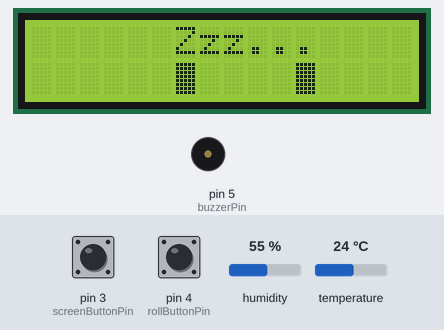
A sketch run on a simulated Arduino Uno, built with avr-gcc and run on an emulated ATmega328P. Shown: 16×2 character LCD, buzzer (waves = sounding). The test bench sets the inputs (shaded band); at power-on: pin 3 (screenButtonPin) HIGH, pin 4 (rollButtonPin) HIGH, humidity 55 %, temperature 24 °C. The local clock reads 2024-03-15 10:24:30 at power-on unless the sketch sets it; random numbers use the default seed unless the sketch sets one.

Above: at 4.2 s.
4.3 s: pin 3 (screenButtonPin) pulled LOW for 0.15 s
At 4.9 s:
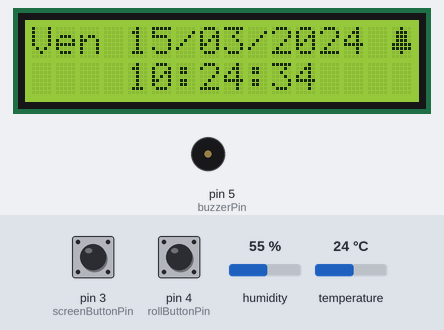
7.4 s: pin 4 (rollButtonPin) pulled LOW for 3.2 s
At 9.8 s:
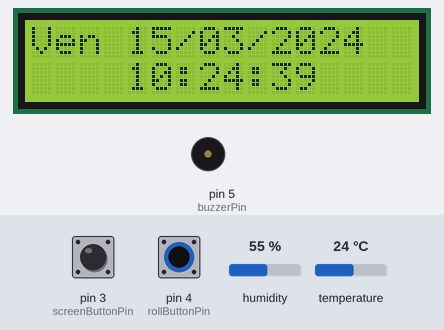
12.9 s: pin 3 (screenButtonPin) pulled LOW for 1 s
At 13.5 s:
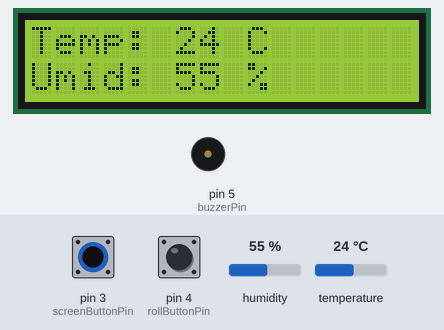
15.4 s: pin 3 (screenButtonPin) pulled LOW for 0.15 s
At 16.6 s:
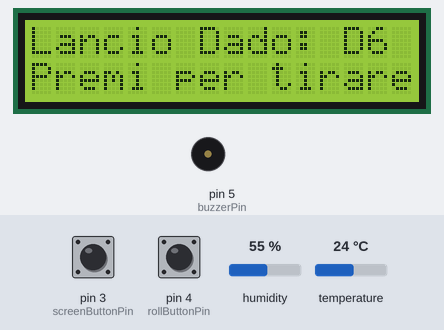
17.0 s: pin 4 (rollButtonPin) pulled LOW for 0.15 s
At 18.6 s:
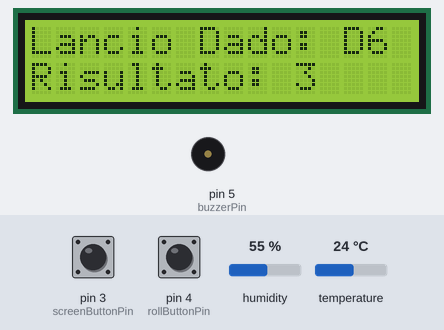
19.2 s: pin 4 (rollButtonPin) pulled LOW for 1 s
At 20.6 s:
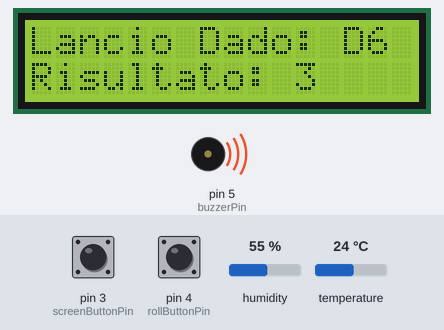
Timing chart, 0 to 22.3 s (numbered marks = the images above; inputs shaded):
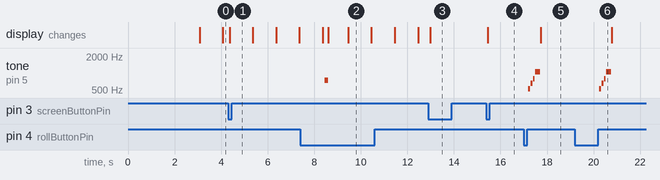

Measured:
- after the input at 7.4 s, tone on pin 5 (buzzerPin): silent → 750 Hz after 1.1 s, → silent 0.15 s later
- after the input at 15.4 s, the display: changes after 0.06 s (image 4)
- after the input at 17.0 s, tone on pin 5 (buzzerPin): plays 523 Hz for 0.08 s, 659 Hz for 0.08 s, 784 Hz for 0.08 s, 1047 Hz for 0.20 s, starting after 0.20 s; the display: changes after 0.73 s (image 5)
- after the input at 19.2 s, tone on pin 5 (buzzerPin): plays 523 Hz for 0.08 s, 659 Hz for 0.08 s, 784 Hz for 0.08 s, 1047 Hz for 0.20 s, starting after 1.1 s
- what the display in image 2 shows lasts 1.0 s, from 9.5 s to 10.5 s

The sketch:

ClockCiock_v3.2.ino
```cpp
/*----------------------- C H A N G E L O G -----------------------------------
v1.0 (03/09/2026): Schermata singola con ora (RTC Module) e temperatura (sensore DTH11)
v2.0 (03/09/2026): Navigazione con un pulsante, 5 schermate: Data e ora; temperatura e umidità; 3 schermate D6, D20, D100 aggiunto pulsante per lanciare dado
v3.0 (03/09/2026): Aggiunta schermata di avvio e schermata Idle con robot
v3.1 (04/09/2026): Aggiunto buzzer passivo e sveglia: jingle per lancio dei dadi e suono per la sveglia
v3.2 (04/09/2026): Giorno della settimana su RTC, toggle sveglia con pressione 2s (tasto 2) e icona campanella
------------------------------------------------------------------------------
*/
#include <Wire.h>
#include <LiquidCrystal.h>
#include <SimpleDHT.h>
#include "RTClib.h"

// Note musicali (frequenze in Hz) per il cicalino passivo
#define NOTE_C5  523
#define NOTE_E5  659
#define NOTE_G5  784
#define NOTE_C6  1047

LiquidCrystal lcd(7, 8, 9, 10, 11, 12);

// Slot 1: Occhi robot
byte quadrato[8] = {
  B11111, B11111, B11111, B11111,
  B11111, B11111, B11111, B11111
};

// Slot 2: Icona campanella sveglia (5x8 pixel)
byte campanella[8] = {
  B00100,
  B01110,
  B01110,
  B01110,
  B11111,
  B11111,
  B00100,
  B00000
};

// Nomi dei giorni della settimana (0 = Domenica)
const char daysOfTheWeek[7][4] = {"Dom", "Lun", "Mar", "Mer", "Gio", "Ven", "Sab"};

int pinDHT11 = 2;
SimpleDHT11 dht11(pinDHT11);

RTC_DS1307 rtc;

// Pin componenti
const int screenButtonPin = 3;
const int rollButtonPin = 4;
const int buzzerPin = 5;

// Impostazioni Sveglia
const int alarmHour = 23;
const int alarmMinute = 44;
bool alarmEnabled = true;          // Abilita/disabilita sveglia
bool alarmTriggered = false;
bool alarmDismissedToday = false;

// Variabili pressione prolungata pulsante 2
unsigned long rollButtonPressTime = 0;
bool rollButtonHeld = false;
const unsigned long longPressDuration = 1000; // 2 secondi

int screenButtonState = HIGH;
int lastScreenButtonState = HIGH;
unsigned long lastScreenDebounceTime = 0;

int rollButtonState = HIGH;
int lastRollButtonState = HIGH;
unsigned long lastRollDebounceTime = 0;

unsigned long debounceDelay = 50;

int currentScreen = 0;
int resultD6 = 0, resultD20 = 0, resultD100 = 0;

unsigned long previousMillis = 0;
const long interval = 1000;
bool forceUpdate = false;

int eyeFrame = 0;
unsigned long lastEyeUpdate = 0;
const unsigned long eyeInterval = 1000;

void playRollJingle() {
  tone(buzzerPin, NOTE_C5, 80); delay(100);
  tone(buzzerPin, NOTE_E5, 80); delay(100);
  tone(buzzerPin, NOTE_G5, 80); delay(100);
  tone(buzzerPin, NOTE_C6, 200); delay(220);
  noTone(buzzerPin);
}

void setup() {
  lcd.begin(16, 2);
  lcd.createChar(1, quadrato);
  lcd.createChar(2, campanella);
  Wire.begin();

  pinMode(buzzerPin, OUTPUT);
  pinMode(screenButtonPin, INPUT_PULLUP);
  pinMode(rollButtonPin, INPUT_PULLUP);
  randomSeed(analogRead(0));

  lcd.setCursor(0, 0);
  lcd.print("   ClockCiock    ");
  lcd.setCursor(0, 1);
  lcd.print("by Ciock ver 3.2  ");
  delay(3000);
  lcd.clear();

  if (!rtc.begin()) {
    lcd.print("Errore RTC");
    while (1);
  }

  // rtc.adjust(DateTime(F(__DATE__), F(__TIME__)));
  forceUpdate = true;
}

void loop() {
  unsigned long currentMillis = millis();
  DateTime now = rtc.now();

  // --- CONTROLLO SVEGLIA ---
  if (alarmEnabled && now.hour() == alarmHour && now.minute() == alarmMinute && !alarmDismissedToday) {
    alarmTriggered = true;
  }
  if (now.minute() != alarmMinute) {
    alarmDismissedToday = false;
  }

  // --- GESTIONE ALLARME ATTIVO ---
  if (alarmTriggered) {
    lcd.setCursor(0, 0);
    lcd.print("*** SVEGLIA! ***");
    lcd.setCursor(0, 1);
    lcd.print(" Premi un tasto ");

    tone(buzzerPin, 1000, 200);
    delay(300);

    if (digitalRead(screenButtonPin) == LOW || digitalRead(rollButtonPin) == LOW) {
      alarmTriggered = false;
      alarmDismissedToday = true;
      noTone(buzzerPin);
      lcd.clear();
      forceUpdate = true;
    }
    return;
  }

  // --- PULSANTE CAMBIO SCHERMATA (Pin D3) ---
  int readingScreen = digitalRead(screenButtonPin);
  if (readingScreen != lastScreenButtonState) {
    lastScreenDebounceTime = currentMillis;
  }
  if ((currentMillis - lastScreenDebounceTime) > debounceDelay) {
    if (readingScreen != screenButtonState) {
      screenButtonState = readingScreen;
      if (screenButtonState == LOW) {
        currentScreen++;
        if (currentScreen > 5) currentScreen = 0;
        lcd.clear();
        forceUpdate = true;
      }
    }
  }
  lastScreenButtonState = readingScreen;

  // --- PULSANTE 2: GESTIONE LANCIO DADI E ATTIVAZIONE SVEGLIA (Pin D4) ---
  int readingRoll = digitalRead(rollButtonPin);
  if (readingRoll != lastRollButtonState) {
    lastRollDebounceTime = currentMillis;
  }
  if ((currentMillis - lastRollDebounceTime) > debounceDelay) {
    if (readingRoll != rollButtonState) {
      rollButtonState = readingRoll;

      // Tracciamento inizio pressione
      if (rollButtonState == LOW) {
        rollButtonPressTime = currentMillis;
        rollButtonHeld = false;
      } else {
        // Rilascio: se non era stata attivata la pressione lunga ed è una schermata dadi, esegui il roll
        if (!rollButtonHeld) {
          if (currentScreen == 3) {
            resultD6 = random(1, 7);
            playRollJingle();
          }
          else if (currentScreen == 4) {
            resultD20 = random(1, 21);
            playRollJingle();
          }
          else if (currentScreen == 5) {
            resultD100 = random(1, 101);
            playRollJingle();
          }
          forceUpdate = true;
        }
      }
    }
  }

  // Rilevamento pressione continua di 2 secondi (solo su Schermata Orologio)
  if (rollButtonState == LOW && !rollButtonHeld && currentScreen == 1) {
    if (currentMillis - rollButtonPressTime >= longPressDuration) {
      rollButtonHeld = true;
      alarmEnabled = !alarmEnabled; // Inverte stato sveglia

      // Beep di conferma
      tone(buzzerPin, alarmEnabled ? 1500 : 750, 150);
      delay(150);
      noTone(buzzerPin);

      forceUpdate = true;
    }
  }
  lastRollButtonState = readingRoll;

  // --- AGGIORNAMENTO DEL DISPLAY ---
  if (currentScreen == 0) {
    if (currentMillis - lastEyeUpdate >= eyeInterval || forceUpdate) {
      lastEyeUpdate = currentMillis;
      forceUpdate = false;
      lcd.setCursor(0, 0);
      lcd.print("      Zzz...    ");
      lcd.setCursor(0, 1);
      switch (eyeFrame) {
        case 0: lcd.print("     \x01    \x01   "); break;
        case 1: lcd.print("      \x01    \x01  "); break;
        case 2: lcd.print("     \x01    \x01   "); break;
        case 3: lcd.print("    \x01    \x01    "); break;
        case 4: lcd.print("     -    -   "); break;
      }
      eyeFrame++;
      if (eyeFrame > 4) eyeFrame = 0;
    }
  } else {
    if (currentMillis - previousMillis >= interval || forceUpdate || currentMillis < 100) {
      previousMillis = currentMillis;
      forceUpdate = false;

      if (currentScreen == 1) {
        // Riga 0: Giorno settimanale + Data + Campanella
        lcd.setCursor(0, 0);
        lcd.print(daysOfTheWeek[now.dayOfTheWeek()]);
        lcd.print(" ");
        if (now.day() < 10) lcd.print('0');
        lcd.print(now.day());
        lcd.print('/');
        if (now.month() < 10) lcd.print('0');
        lcd.print(now.month());
        lcd.print('/');
        lcd.print(now.year());

        // Mostra la campanella (Slot 2) o pulisce il pixel
        lcd.setCursor(15, 0);
        if (alarmEnabled) {
          lcd.write(byte(2));
        } else {
          lcd.print(" ");
        }

        // Riga 1: Ora
        lcd.setCursor(0, 1);
        lcd.print("    ");
        if (now.hour() < 10) lcd.print('0');
        lcd.print(now.hour());
        lcd.print(':');
        if (now.minute() < 10) lcd.print('0');
        lcd.print(now.minute());
        lcd.print(':');
        if (now.second() < 10) lcd.print('0');
        lcd.print(now.second());
      }
      else if (currentScreen == 2) {
        byte temperature = 0;
        byte humidity = 0;
        if (dht11.read(&temperature, &humidity, NULL) == 0) {
          lcd.setCursor(0, 0);
          lcd.print("Temp: ");
          lcd.print(temperature);
          lcd.print(" C     ");
          lcd.setCursor(0, 1);
          lcd.print("Umid: ");
          lcd.print(humidity);
          lcd.print(" %     ");
        }
      }
      else if (currentScreen == 3) {
        lcd.setCursor(0, 0); lcd.print("Lancio Dado: D6 ");
        lcd.setCursor(0, 1);
        if (resultD6 == 0) lcd.print("Premi per tirare");
        else { lcd.print("Risultato: "); lcd.print(resultD6); lcd.print("    "); }
      }
      else if (currentScreen == 4) {
        lcd.setCursor(0, 0); lcd.print("Lancio Dado: D20");
        lcd.setCursor(0, 1);
        if (resultD20 == 0) lcd.print("Premi per tirare");
        else { lcd.print("Risultato: "); lcd.print(resultD20); lcd.print("    "); }
      }
      else if (currentScreen == 5) {
        lcd.setCursor(0, 0); lcd.print("Lancio Dado:D100");
        lcd.setCursor(0, 1);
        if (resultD100 == 0) lcd.print("Premi per tirare");
        else { lcd.print("Risultato: "); lcd.print(resultD100); lcd.print("    "); }
      }
    }
  }
}
```
